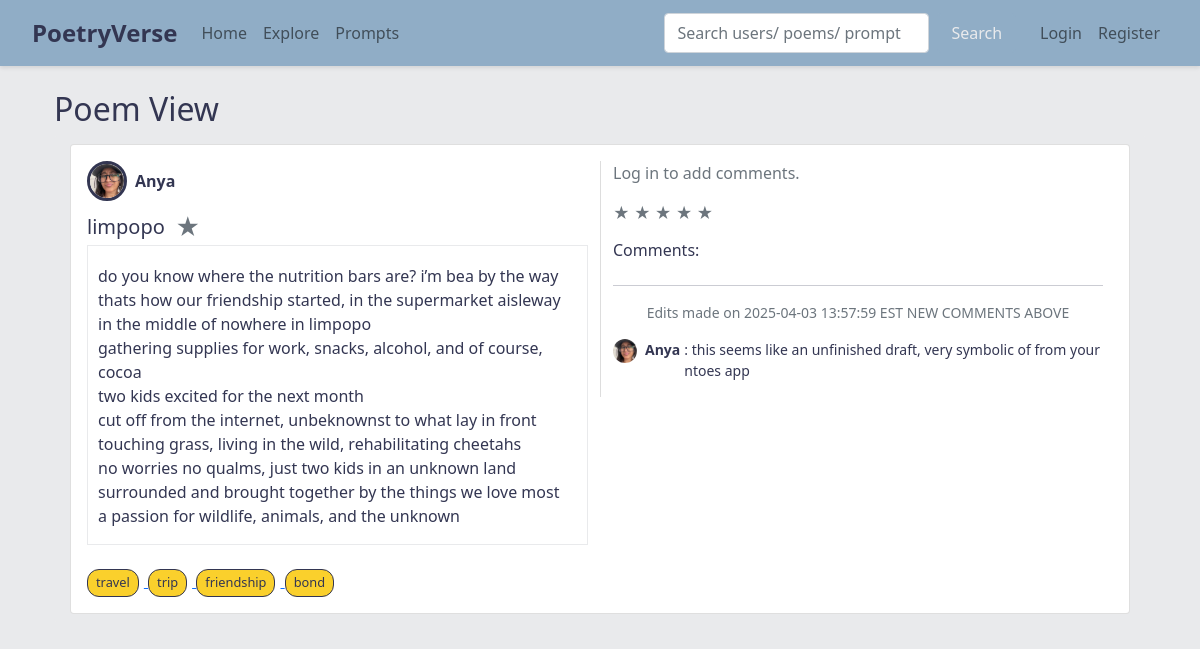
/poem/4, run on the app's committed database.
### app.py (models this page shows)
class User(db.Model, UserMixin):
    id = db.Column(db.Integer, primary_key=True)
    username = db.Column(db.String(150), unique=True, nullable=False)
    email = db.Column(db.String(150), unique=True, nullable=False)
    password = db.Column(db.String(200), nullable=False)
    description = db.Column(db.Text, nullable=True)
    profile_image = db.Column(db.String(300), nullable=True)
    poems = db.relationship('Poem', backref='author', lazy=True)
    collections = db.relationship('Collection', backref='owner', lazy=True)
    favorite_poems = db.relationship('Poem', secondary=favorites, backref=db.backref('favorited_by', lazy='dynamic'))
    following = db.relationship('User', secondary=followers,
                                primaryjoin=(followers.c.follower_id == id),
                                secondaryjoin=(followers.c.followed_id == id),
                                backref=db.backref('followers', lazy='dynamic'),
                                lazy='dynamic')

class Poem(db.Model):
    id = db.Column(db.Integer, primary_key=True)
    title = db.Column(db.String(200), nullable=False)
    content = db.Column(db.Text, nullable=False)
    poem_type = db.Column(db.String(100), nullable=True)
    rating = db.Column(db.Integer, default=0)
    user_id = db.Column(db.Integer, db.ForeignKey('user.id'), nullable=False)
    collection_id = db.Column(db.Integer, db.ForeignKey('collection.id'), nullable=True)
    visibility = db.Column(db.String(10), nullable=False, default='public')
    comments = db.relationship('Comment', backref='poem', lazy=True, cascade="all, delete-orphan")
    tags = db.relationship('Tag', secondary=poem_tags, backref=db.backref('poems', lazy='dynamic'))
    prompt_id = db.Column(db.Integer, db.ForeignKey('prompt.id'), nullable=True)

class Tag(db.Model):
    id = db.Column(db.Integer, primary_key=True)
    name = db.Column(db.String(50), unique=True, nullable=False)

class Comment(db.Model):
    id = db.Column(db.Integer, primary_key=True)
    text = db.Column(db.String(300), nullable=False)
    poem_id = db.Column(db.Integer, db.ForeignKey('poem.id'), nullable=False)
    user_id = db.Column(db.Integer, db.ForeignKey('user.id'), nullable=False)
    created_at = db.Column(db.DateTime, default=datetime.utcnow)
    is_edit_marker = db.Column(db.Boolean, default=False)
    author = db.relationship('User', backref='comments')

### app.py (the view, shortened to what this page needs)
@app.route('/poem/<int:poem_id>')
def view_poem(poem_id):
    poem = Poem.query.get_or_404(poem_id)
    if poem.visibility == 'private' and poem.author != current_user:
        flash("This poem is private.", "danger")
        return redirect(url_for('home'))
    return render_template('view_poem.html', poem=poem)

### templates/view_poem.html (shortened to what this page needs)
{% extends "base.html" %}
{% block content %}
<div class="container my-4">
  <h2>Poem View</h2>
  <div class="list-group">
    <div class="list-group-item mb-3 custom-bg">
      <div class="card">
        <div class="card-body">
          <div class="row">
            <div class="col-md-6">
              <div class="d-flex align-items-center mb-2">
                {% if poem.author.profile_image %}
                  <img src="{{ poem.author.profile_image }}" alt="Profile Image" class="profile-img" style="width: 40px; height: 40px; border-radius: 50%; object-fit: cover; object-position: center; margin-right: 0.5rem;">
                {% else %}
                  <div class="rounded-circle bg-secondary d-flex justify-content-center align-items-center" style="width: 40px; height: 40px; margin-right: 0.5rem;">
                    <span class="text-white" style="font-size: 1rem;">?</span>
                  </div>
                {% endif %}
                <span class="fw-bold">{{ poem.author.username }}</span>
              </div>
              <div class="d-flex justify-content-between align-items-center">
                <div class="d-flex justify-content-between align-items-center">
                  <h5 class="card-title mb-0">{{ poem.title }} &nbsp;</h5>
                  <button class="favorite-btn" data-poem-id="{{ poem.id }}">
                    <span class="star-icon {% if poem in current_user.favorite_poems %}text-warning{% else %}text-secondary{% endif %}">
                      &#9733;
                    </span>
                  </button>
                </div>
              </div>
              <div class="poem-content-container">
                <p class="card-text mt-2">{{ poem.content | replace('\n', '<br>') | safe }}</p>
              </div>
              <br>
              {% if poem.tags %}
                <div class="poem-tags">
                  {% for tag in poem.tags %}
                  <a href="{{ url_for('search', q=tag.name) }}" class="tag-chip-link">
                    <span class="tag-chip-display">{{ tag.name }}</span>
                  </a>
                  {% endfor %}
                </div>
              {% endif %}
            </div>
            <div class="col-md-6 d-flex flex-column" style="border-left: 1px solid #ddd;">
                {% if current_user.is_authenticated %}
                <form class="add-comment-form" data-poem-id="{{ poem.id }}">
                    <div class="input-group mb-2">
                    <input type="text" class="form-control" name="comment" placeholder="Add a comment">
                    <button type="submit" class="btn btn-sm btn-outline-primary add-button-new">Submit</button>
                    </div>
                </form>
                {% else %}
                <p class="text-muted">Log in to add comments.</p>
                {% endif %}
                <div class="rating mb-3" data-rating="{{ poem.rating }}" data-poem-id="{{ poem.id }}">
                {% for i in range(1, 6) %}
                    <span class="star {% if i <= poem.rating %}text-warning{% else %}text-secondary{% endif %}" data-rating-value="{{ i }}">&#9733;</span>
                {% endfor %}
                </div>
                <div class="comments-container">
                <h6>Comments:</h6>
                <div class="comments-list">
                    {% set sorted_comments = poem.comments|sort(attribute='created_at', reverse=True) %}
                    {% for comment in sorted_comments %}
                    {% if comment.is_edit_marker %}
                        <hr>
                        <p class="small text-center text-muted">{{ comment.text }}</p>
                    {% else %}
                        <p class="small d-flex align-items-start" id="comment-{{ comment.id }}">
                        {% if comment.author.profile_image %}
                            <img src="{{ comment.author.profile_image }}" alt="Profile" class="comment-profile-img">
                        {% else %}
                            <div class="rounded-circle bg-secondary d-flex justify-content-center align-items-center comment-profile-img">
                            <span class="text-white">?</span>
                            </div>
                        {% endif %}
                        <strong class="me-1">{{ comment.author.username }}</strong>: {{ comment.text }}
                        </p>
                    {% endif %}
                    {% endfor %}
                </div>
                </div>
            </div>
          </div>
        </div>
      </div>
    </div>
  </div>
</div>
{% endblock %}

### static/css/global.css (style rules this page uses)
body { background-color: #e9eaec; color: #333652; }
.custom-bg { background-color: #e9eaec; border: none !important; color: #333652; }
.profile-img { width: 100px; height: 100px; border-radius: 50%; object-fit: cover; object-position: center; border: 3px solid #333652; }
.col-md-6 { display: flex; flex-direction: column; justify-content: space-between; height: 100%; }
.poem-content-container { max-height: 300px; overflow-y: auto; padding: 10px; border: 1px solid #e9eaec; }
.comments-container { display: flex; flex-direction: column; flex-grow: 1; max-height: 100%; }
.comments-list { flex-grow: 1; max-height: 200px; overflow-y: auto; padding-right: 10px; }
.comment-profile-img { width: 24px; height: 24px; border-radius: 50%; object-fit: cover; object-position: center; margin-right: 0.5rem; }
.favorite-btn { border: none; background: none; padding: 0; font-size: 1.5rem; cursor: pointer; }
.star-icon { font-size: 1.5rem; color: black; transition: color 0.1s ease-in-out; }
.tag-chip-display { display: inline-block; background-color: #fad02c; color: #333652; padding: 3px 8px; border: 1px solid #333652; border-radius: 12px; font-size: 0.8rem; margin-right: 5px; transition: color 0.9s ease-in-out; }

### data on the page
User: author.profile_image (picture), author.username "Anya"
Poem: title "limpopo", content "do you know where the nutrition bars are? i’m bea by the way thats how our friendship started, in the supermarket aisleway in the middle of nowhere in limpopo gathering supplies for work, snacks, alcohol, and of course, cocoa two kids excited for the next month cut off from the internet, unbeknownst to what lay in front touching grass, living in the wild, rehabilitating cheetahs no worries no qualms, just two kids in an unknown land surrounded and brought together by the things we love most a passion for wildlife, animals, and the unknown"
Tag: name "travel"
Tag: name "trip"
Tag: name "friendship"
Tag: name "bond"
Comment: text "Edits made on 2025-04-03 13:57:59 EST NEW COMMENTS ABOVE"
Comment: author.profile_image (picture), author.username "Anya", text "this seems like an unfinished draft, very symbolic of from your ntoes app"
